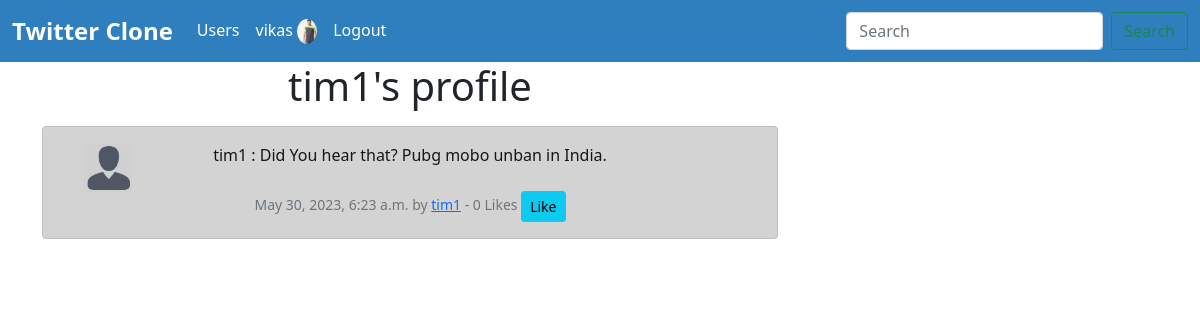
Page /tweet-shere/6/ (signed in) on the committed database.
### app/models.py (models this page shows, shortened)
class Profile(models.Model):
    user = models.OneToOneField(User, on_delete=models.CASCADE)
    follows = models.ManyToManyField("self", related_name='followed_by', symmetrical=False, blank=True)
    profile_pic = models.ImageField(null=True, blank=True, upload_to='images/')
    bio = models.TextField(null=True, blank=True)
    social_link = models.CharField(max_length=200, null=True, blank=True)
    updated_date = models.DateTimeField(User, auto_now=True)

class Tweet(models.Model):
    user = models.ForeignKey(User, on_delete=models.DO_NOTHING)
    body = models.CharField(max_length=500)
    created_on = models.DateTimeField(auto_now_add=True)
    likes = models.ManyToManyField(User, related_name='tweet_like', blank=True)
    def total_likes(self):
        return self.likes.count()
    def __str__(self):
        return f"{self.user} : {self.body}"

### app/views.py (the view)
# urls.py: path('tweet-shere/<int:pk>/', views.tweet_shere, name='tweet_share'),
@login_required(login_url='login')
def tweet_shere(request, pk):
    tweet = get_object_or_404(Tweet, id=pk)
    if tweet:
        return render(request, 'app/tweet_share.html', {'tweet':tweet})
    else:
        messages.warning(request, "Tweet doesn't not exists!")
        return redirect(request.META.get('HTTP_REFERER'))

### app/templates/app/tweet_share.html (shortened to what this page needs)
{% extends 'app/base.html' %}
{% load static %}
{% block content %}
    <div class="container text-center">
        <div class="row">
            <div class="col-8">
                <h1>{{ tweet.user.profile.user.username }}'s profile</h1>
                <div class="mt-3">
                  {% if tweet %}
                  <div class="alert alert-dark" role="alert">
                    <div class="container">
                      <div class="row">
                        <div class="col-1">
                          {% if tweet.user.profile.profile_pic %}
                          <img src="{{ tweet.user.profile.profile_pic.url }}" class="rounded-circle" width="50px" height="50px" alt="">
                          {% else %}
                          <img src="{% static 'images/user1.png' %}" width="50px" height="50px" alt="">
                          {% endif %}
                        </div>
                          <div class="col-10">
                            {{ tweet }} <br><br>
                            <small class="text-muted">
                                {{ tweet.created_on }} by <a href="{% url 'profile' tweet.user.id %}">{{ tweet.user.username }}</a>
                                - {{ tweet.total_likes }} Likes
                                {% if user in tweet.likes.all %}
                                  <a href="{% url 'tweet_like' tweet.id %}" class="btn btn-sm btn-info">Unlike</a>
                                {% else %}
                                  <a href="{% url 'tweet_like' tweet.id %}" class="btn btn-sm btn-info">Like</a>
                                {% endif %}
                            </small>
                        </div>
                      </div>
                    </div>
                  </div>
                  {% endif %}
                </div>
            </div>
        </div>
    </div>
{% endblock %}

### app/templates/app/base.html (shortened to what this page needs)
<!doctype html>
<html lang="en">
{% load static %}
  <head>
    <link href="https://cdn.jsdelivr.net/npm/bootstrap@5.0.2/dist/css/bootstrap.min.css" rel="stylesheet">
  </head>
  <body>
    <nav class="navbar navbar-expand-lg navbar-dark">
      <div class="container-fluid">
        <a class="navbar-brand" href="/">Twitter Clone</a>
        <div class="collapse navbar-collapse" id="navbarSupportedContent">
          <ul class="navbar-nav me-auto mb-2 mb-lg-0">
            <li class="nav-item">
              <a class="nav-link active" href="{% url 'profile_list' %}">Users</a>
            </li>
            {% if request.user.is_authenticated %}
            <li class="nav-item">
              <a class="nav-link active" href="{% url 'profile' request.user.id %}"> {{ request.user.username }}
                {% if request.user.profile.profile_pic %}
                <img src="{{ request.user.profile.profile_pic.url }}" width="20px" class="rounded-circle" alt="">
                {% else %}
                <img src="{% static 'images/user1.png' %}" width="20px" class="rounded-circle" alt="">
                {% endif %}
              </a>
            </li>
            <li class="nav-item">
              <a class="nav-link active" href="{% url 'logout' %}">Logout</a>
            </li>
            {% endif %}
          </ul>
          <form class="d-flex">
            <input class="form-control me-2" type="search" placeholder="Search" aria-label="Search">
            <button class="btn btn-outline-success" type="submit">Search</button>
          </form>
        </div>
      </div>
    </nav>
    {% block content %}
    {% endblock content %}
  </body>
</html>

### app/templates/app/base.html (style rules this page uses)
.navbar-brand { font-size: 24px; font-weight: bold; }
.navbar-dark { background-color: #2f7fbf; }
.nav-link { color: #ffffff; }

### rows in the picture
Tweet: user.profile.user.username "tim1", user+body "tim1 : Did You hear that? Pubg mobo unban in India.", created_on "May 30, 2023, 6:23 a.m.", user.username "tim1", total_likes "0"

### other values in the picture
{{ request.user.username }} "vikas"
